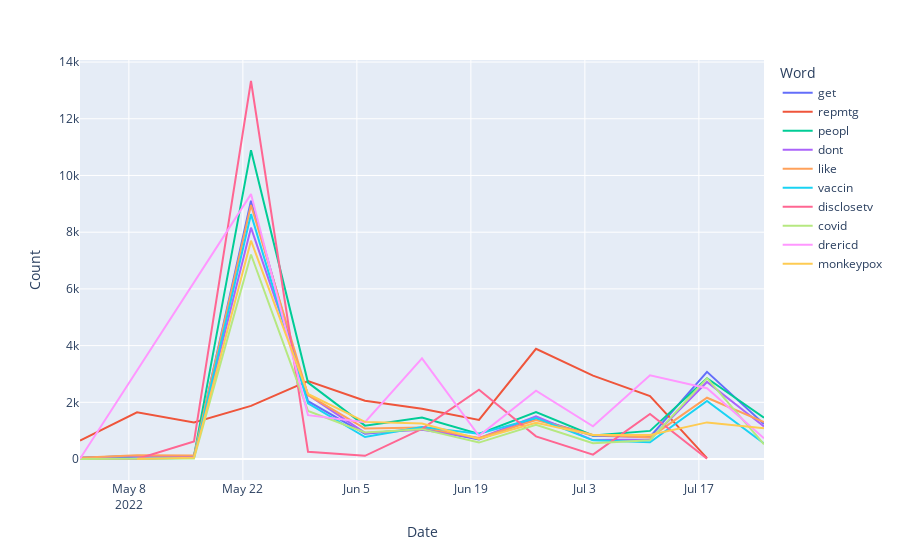

This figure's notebook cell:
### Code cell
# Find most common words
top_words = [i[0] for i in Counter(tweets["clean_words"].explode()).most_common(10)]

# remove any words that are not in the top dataset

# Group data by week
tweets["top_words"] = tweets["clean_words"].apply(lambda x: list(set(x if x else []) & set(top_words)))
word_timeline = tweets.groupby([pd.Grouper(key="timestamp", freq="W-MON")])["top_words"].sum().apply(lambda x: x if isinstance(x, list) else []).apply(Counter)

# reduce dataset to timeline with word mentions
out = pd.DataFrame([(t, k, v) for t, d in zip(word_timeline.index.values, word_timeline) for k, v in d.items()])
out.columns = ['Date', 'Word', 'Count']

fig = px.line(out, x="Date", y="Count", color="Word")
fig.write_image(os.path.join(full_export_dir, "top_words.png"))
fig.show()

### Figure 1 — Plotly figure (JSON) as saved in the notebook; plotly's stock layout.template omitted (floating-point values rounded to 4 significant figures)
{"data": [{"hovertemplate": "Word=get<br>Date=%{x}<br>Count=%{y}<extra></extra>", "legendgroup": "get", "line": {"color": "#636efa", "dash": "solid"}, "marker": {"symbol": "circle"}, "mode": "lines", "name": "get", "orientation": "v", "showlegend": true, "type": "scatter", "x": ["2022-05-02T00:00:00", "2022-05-09T00:00:00", "2022-05-16T00:00:00", "2022-05-23T00:00:00", "2022-05-30T00:00:00", "2022-06-06T00:00:00", "2022-06-13T00:00:00", "2022-06-20T00:00:00", "2022-06-27T00:00:00", "2022-07-04T00:00:00", "2022-07-11T00:00:00", "2022-07-18T00:00:00", "2022-07-25T00:00:00"], "xaxis": "x", "y": [35, 78, 91, 9109, 2038, 889, 1078, 690, 1424, 821, 777, 3076, 1233], "yaxis": "y"}, {"hovertemplate": "Word=repmtg<br>Date=%{x}<br>Count=%{y}<extra></extra>", "legendgroup": "repmtg", "line": {"color": "#EF553B", "dash": "solid"}, "marker": {"symbol": "circle"}, "mode": "lines", "name": "repmtg", "orientation": "v", "showlegend": true, "type": "scatter", "x": ["2022-05-02T00:00:00", "2022-05-09T00:00:00", "2022-05-16T00:00:00", "2022-05-23T00:00:00", "2022-05-30T00:00:00", "2022-06-06T00:00:00", "2022-06-13T00:00:00", "2022-06-20T00:00:00", "2022-06-27T00:00:00", "2022-07-04T00:00:00", "2022-07-11T00:00:00", "2022-07-18T00:00:00"], "xaxis": "x", "y": [652, 1645, 1293, 1874, 2752, 2056, 1772, 1381, 3886, 2940, 2218, 32], "yaxis": "y"}, {"hovertemplate": "Word=peopl<br>Date=%{x}<br>Count=%{y}<extra></extra>", "legendgroup": "peopl", "line": {"color": "#00cc96", "dash": "solid"}, "marker": {"symbol": "circle"}, "mode": "lines", "name": "peopl", "orientation": "v", "showlegend": true, "type": "scatter", "x": ["2022-05-02T00:00:00", "2022-05-09T00:00:00", "2022-05-16T00:00:00", "2022-05-23T00:00:00", "2022-05-30T00:00:00", "2022-06-06T00:00:00", "2022-06-13T00:00:00", "2022-06-20T00:00:00", "2022-06-27T00:00:00", "2022-07-04T00:00:00", "2022-07-11T00:00:00", "2022-07-18T00:00:00", "2022-07-25T00:00:00"], "xaxis": "x", "y": [46, 107, 112, 10892, 2697, 1177, 1466, 886, 1656, 830, 992, 2847, 1455], "yaxis": "y"}, {"hovertemplate": "Word=dont<br>Date=%{x}<br>Count=%{y}<extra></extra>", "legendgroup": "dont", "line": {"color": "#ab63fa", "dash": "solid"}, "marker": {"symbol": "circle"}, "mode": "lines", "name": "dont", "orientation": "v", "showlegend": true, "type": "scatter", "x": ["2022-05-02T00:00:00", "2022-05-09T00:00:00", "2022-05-16T00:00:00", "2022-05-23T00:00:00", "2022-05-30T00:00:00", "2022-06-06T00:00:00", "2022-06-13T00:00:00", "2022-06-20T00:00:00", "2022-06-27T00:00:00", "2022-07-04T00:00:00", "2022-07-11T00:00:00", "2022-07-18T00:00:00", "2022-07-25T00:00:00"], "xaxis": "x", "y": [42, 108, 103, 8159, 2261, 921, 1029, 736, 1502, 668, 685, 2718, 1145], "yaxis": "y"}, {"hovertemplate": "Word=like<br>Date=%{x}<br>Count=%{y}<extra></extra>", "legendgroup": "like", "line": {"color": "#FFA15A", "dash": "solid"}, "marker": {"symbol": "circle"}, "mode": "lines", "name": "like", "orientation": "v", "showlegend": true, "type": "scatter", "x": ["2022-05-02T00:00:00", "2022-05-09T00:00:00", "2022-05-16T00:00:00", "2022-05-23T00:00:00", "2022-05-30T00:00:00", "2022-06-06T00:00:00", "2022-06-13T00:00:00", "2022-06-20T00:00:00", "2022-06-27T00:00:00", "2022-07-04T00:00:00", "2022-07-11T00:00:00", "2022-07-18T00:00:00", "2022-07-25T00:00:00"], "xaxis": "x", "y": [48, 136, 122, 8958, 2259, 1074, 1116, 741, 1372, 847, 764, 2162, 1305], "yaxis": "y"}, {"hovertemplate": "Word=vaccin<br>Date=%{x}<br>Count=%{y}<extra></extra>", "legendgroup": "vaccin", "line": {"color": "#19d3f3", "dash": "solid"}, "marker": {"symbol": "circle"}, "mode": "lines", "name": "vaccin", "orientation": "v", "showlegend": true, "type": "scatter", "x": ["2022-05-02T00:00:00", "2022-05-09T00:00:00", "2022-05-16T00:00:00", "2022-05-23T00:00:00", "2022-05-30T00:00:00", "2022-06-06T00:00:00", "2022-06-13T00:00:00", "2022-06-20T00:00:00", "2022-06-27T00:00:00", "2022-07-04T00:00:00", "2022-07-11T00:00:00", "2022-07-18T00:00:00", "2022-07-25T00:00:00"], "xaxis": "x", "y": [2, 5, 41, 8636, 1964, 775, 1132, 891, 1449, 659, 590, 2046, 549], "yaxis": "y"}, {"hovertemplate": "Word=disclosetv<br>Date=%{x}<br>Count=%{y}<extra></extra>", "legendgroup": "disclosetv", "line": {"color": "#FF6692", "dash": "solid"}, "marker": {"symbol": "circle"}, "mode": "lines", "name": "disclosetv", "orientation": "v", "showlegend": true, "type": "scatter", "x": ["2022-05-02T00:00:00", "2022-05-09T00:00:00", "2022-05-16T00:00:00", "2022-05-23T00:00:00", "2022-05-30T00:00:00", "2022-06-06T00:00:00", "2022-06-13T00:00:00", "2022-06-20T00:00:00", "2022-06-27T00:00:00", "2022-07-04T00:00:00", "2022-07-11T00:00:00", "2022-07-18T00:00:00"], "xaxis": "x", "y": [4, 1, 622, 13332, 256, 114, 1065, 2442, 799, 154, 1591, 7], "yaxis": "y"}, {"hovertemplate": "Word=covid<br>Date=%{x}<br>Count=%{y}<extra></extra>", "legendgroup": "covid", "line": {"color": "#B6E880", "dash": "solid"}, "marker": {"symbol": "circle"}, "mode": "lines", "name": "covid", "orientation": "v", "showlegend": true, "type": "scatter", "x": ["2022-05-02T00:00:00", "2022-05-09T00:00:00", "2022-05-16T00:00:00", "2022-05-23T00:00:00", "2022-05-30T00:00:00", "2022-06-06T00:00:00", "2022-06-13T00:00:00", "2022-06-20T00:00:00", "2022-06-27T00:00:00", "2022-07-04T00:00:00", "2022-07-11T00:00:00", "2022-07-18T00:00:00", "2022-07-25T00:00:00"], "xaxis": "x", "y": [3, 4, 16, 7212, 1698, 936, 1054, 580, 1205, 556, 662, 2850, 518], "yaxis": "y"}, {"hovertemplate": "Word=drericd<br>Date=%{x}<br>Count=%{y}<extra></extra>", "legendgroup": "drericd", "line": {"color": "#FF97FF", "dash": "solid"}, "marker": {"symbol": "circle"}, "mode": "lines", "name": "drericd", "orientation": "v", "showlegend": true, "type": "scatter", "x": ["2022-05-02T00:00:00", "2022-05-23T00:00:00", "2022-05-30T00:00:00", "2022-06-06T00:00:00", "2022-06-13T00:00:00", "2022-06-20T00:00:00", "2022-06-27T00:00:00", "2022-07-04T00:00:00", "2022-07-11T00:00:00", "2022-07-18T00:00:00", "2022-07-25T00:00:00"], "xaxis": "x", "y": [7, 9343, 1547, 1296, 3552, 816, 2408, 1154, 2951, 2495, 733], "yaxis": "y"}, {"hovertemplate": "Word=monkeypox<br>Date=%{x}<br>Count=%{y}<extra></extra>", "legendgroup": "monkeypox", "line": {"color": "#FECB52", "dash": "solid"}, "marker": {"symbol": "circle"}, "mode": "lines", "name": "monkeypox", "orientation": "v", "showlegend": true, "type": "scatter", "x": ["2022-05-09T00:00:00", "2022-05-16T00:00:00", "2022-05-23T00:00:00", "2022-05-30T00:00:00", "2022-06-06T00:00:00", "2022-06-13T00:00:00", "2022-06-20T00:00:00", "2022-06-27T00:00:00", "2022-07-04T00:00:00", "2022-07-11T00:00:00", "2022-07-18T00:00:00", "2022-07-25T00:00:00"], "xaxis": "x", "y": [2, 49, 7699, 2294, 1310, 1252, 705, 1281, 851, 847, 1292, 1085], "yaxis": "y"}], "layout": {"legend": {"title": {"text": "Word"}, "tracegroupgap": 0}, "margin": {"t": 60}, "xaxis": {"anchor": "y", "domain": [0, 1], "title": {"text": "Date"}}, "yaxis": {"anchor": "x", "domain": [0, 1], "title": {"text": "Count"}}}}
